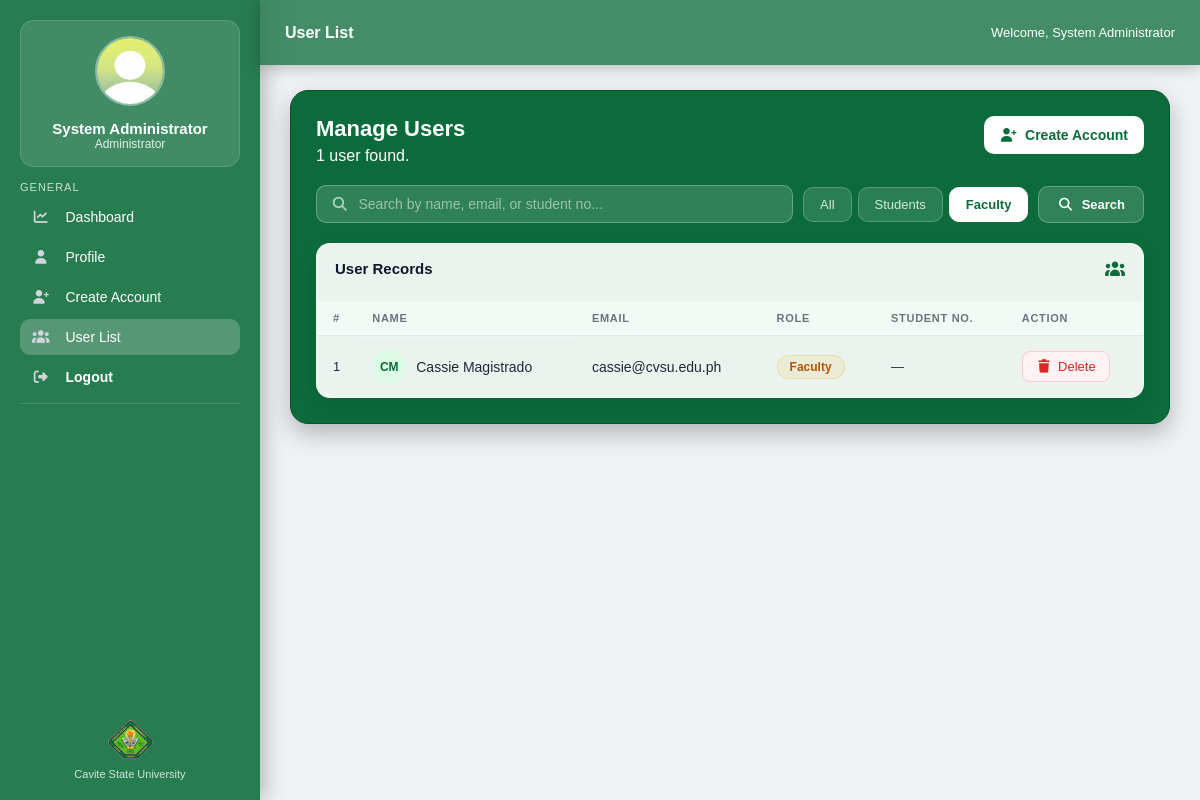
/php/user_list.php?role=faculty (signed in), run on the app's committed database.
### tables this page shows
CREATE TABLE `users` (
  `user_id` int(11) NOT NULL,
  `fullname` varchar(255) NOT NULL,
  `email` varchar(255) NOT NULL,
  `password` varchar(255) NOT NULL,
  `role` enum('student','faculty','admin') NOT NULL,
  `profile_picture` varchar(255) DEFAULT NULL
);

### php/user_list.php (the view, shortened to what this page needs)
<?php
include("../includes/db.php");
$admin_id = (int) $_SESSION['user_id'];
$detect = mysqli_query($conn, "SELECT role FROM users WHERE role IN ('professor','faculty') LIMIT 1");
$detected = mysqli_fetch_assoc($detect);
$faculty_role = $detected['role'] ?? 'professor';
$filter_role  = $_GET['role'] ?? 'all';
$search_query = trim($_GET['search'] ?? '');
$sql = "
SELECT
    users.user_id, users.fullname, users.email, users.role, users.profile_picture,
    students.student_number, students.program,
    faculties.department
FROM users
LEFT JOIN students  ON users.user_id = students.user_id
LEFT JOIN faculties ON users.user_id = faculties.user_id
WHERE users.role != 'admin'
";
$params = []; $types = "";
if ($filter_role !== 'all' && in_array($filter_role, ['student', 'professor', 'faculty'])) {
    $sql .= " AND users.role = ?";
    $params[] = $filter_role; $types .= "s";
}
$sql .= " ORDER BY users.role ASC, users.fullname ASC";
$stmt = mysqli_prepare($conn, $sql);
if (!empty($params)) mysqli_stmt_bind_param($stmt, $types, ...$params);
mysqli_stmt_execute($stmt);
$result = mysqli_stmt_get_result($stmt);
$users = [];
while ($row = mysqli_fetch_assoc($result)) $users[] = $row;
$admin_stmt = mysqli_prepare($conn, "SELECT fullname, profile_picture FROM users WHERE user_id = ?");
mysqli_stmt_bind_param($admin_stmt, "i", $admin_id);
mysqli_stmt_execute($admin_stmt);
$admin_data = mysqli_fetch_assoc(mysqli_stmt_get_result($admin_stmt));
$default_image   = "../media/images.jpg";
$profile_picture = $default_image;
function e(string $v): string { return htmlspecialchars($v, ENT_QUOTES, 'UTF-8'); }
?>
<!DOCTYPE html>
<html lang="en">
<head>
    <link rel="stylesheet" href="../css/studentDashBoard.css">
    <link rel="stylesheet" href="../css/user_list.css">
    <link rel="stylesheet" href="../fonts/css/all.min.css">
</head>
<body>
<div class="sidebar">
    <div>
        <div class="profile">
            <img src="<?php echo e($profile_picture); ?>" alt="Profile Picture">
            <h3><?php echo e($admin_data['fullname']); ?></h3>
            <p>Administrator</p>
        </div>
        <div class="section-title">GENERAL</div>
        <div class="nav">
            <a href="admindashboard.php"><i class="fa-solid fa-chart-line"></i> Dashboard</a>
            <a href="adminprofile.php"><i class="fa-solid fa-user"></i> Profile</a>
            <a href="create_account.php"><i class="fa-solid fa-user-plus"></i> Create Account</a>
            <a class="active" href="user_list.php"><i class="fa-solid fa-users"></i> User List</a>
            <a href="logout.php" class="logout-btn"><i class="fa-solid fa-right-from-bracket"></i> Logout</a>
        </div>
        <div class="divider"></div>
    </div>
    <div class="sidebar-footer">
        <img src="../media/cvsulogo.png" alt="CvSU Logo">
        <p>Cavite State University</p>
    </div>
</div>
<div class="header">
    <h2>User List</h2>
    <div class="user-box">Welcome, <?php echo e($admin_data['fullname']); ?></div>
</div>
<div class="main">
<div class="dashboard-container admin-dashboard">
    <div class="admin-dashboard-heading">
        <div>
            <h3>Manage Users</h3>
            <?php echo count($users); ?> user<?php echo count($users) !== 1 ? 's' : ''; ?> found.</p>
        </div>
        <a href="create_account.php" class="admin-action-btn">
            <i class="fa-solid fa-user-plus"></i> Create Account
        </a>
    </div>
    <form class="mu-filters" method="GET" action="user_list.php">
        <div class="mu-search">
            <i class="fa-solid fa-magnifying-glass"></i>
            <input type="text" name="search" placeholder="Search by name, email, or student no..."
                   value="<?php echo e($search_query); ?>">
        </div>
        <div class="mu-role-tabs">
            <a href="user_list.php?role=all<?php echo $search_query ? '&search='.urlencode($search_query) : ''; ?>"
               class="role-tab <?php echo $filter_role === 'all' ? 'active' : ''; ?>">All</a>
            <a href="user_list.php?role=student<?php echo $search_query ? '&search='.urlencode($search_query) : ''; ?>"
               class="role-tab <?php echo $filter_role === 'student' ? 'active' : ''; ?>">Students</a>
            <a href="user_list.php?role=<?php echo e($faculty_role); ?><?php echo $search_query ? '&search='.urlencode($search_query) : ''; ?>"
               class="role-tab <?php echo $filter_role === $faculty_role ? 'active' : ''; ?>">Faculty</a>
        </div>
        <button type="submit" class="mu-search-btn">
            <i class="fa-solid fa-magnifying-glass"></i> Search
        </button>
    </form>
    <div class="admin-panel" style="padding: 0; overflow: hidden;">
        <div class="admin-panel-header" style="padding: 16px 18px 14px;">
            <h4>User Records</h4>
            <i class="fa-solid fa-users"></i>
        </div>
        <div class="mu-table-wrap">
            <?php if (empty($users)): ?>
                <div class="mu-empty">
                    <i class="fa-solid fa-users-slash"></i>
                    <p>No users found.</p>
                </div>
            <?php else: ?>
            <table class="mu-table">
                <thead>
                    <tr>
                        <th>#</th>
                        <th>Name</th>
                        <th>Email</th>
                        <th>Role</th>
                        <th>Student No.</th>
                        <th>Action</th>
                    </tr>
                </thead>
                <tbody>
                <?php foreach ($users as $i => $user): ?>
                    <tr id="row-<?php echo (int)$user['user_id']; ?>">
                        <td class="td-num"><?php echo $i + 1; ?></td>
                        <td class="td-name">
                            <div class="user-avatar">
                                <?php
                                $words    = explode(' ', trim($user['fullname']));
                                $initials = strtoupper(
                                    ($words[0][0] ?? '') . ($words[1][0] ?? '')
                                );
                                echo e($initials);
                                ?>
                            </div>
                            <span><?php echo e($user['fullname']); ?></span>
                        </td>
                        <td><?php echo e($user['email']); ?></td>
                        <td>
                            <span class="role-badge role-<?php echo e($user['role']); ?>">
                                <?php echo ucfirst(e($user['role'])); ?>
                            </span>
                        </td>
                        <td class="td-details">
                            <?php if ($user['role'] === 'student'): ?>
                                <?php echo e($user['student_number'] ?? '—'); ?>
                            <?php else: ?>
                                —
                            <?php endif; ?>
                        </td>
                        <td>
                            <button class="delete-btn"
                                onclick="confirmDelete(<?php echo (int)$user['user_id']; ?>, '<?php echo e(addslashes($user['fullname'])); ?>')">
                                <i class="fa-solid fa-trash"></i> Delete
                            </button>
                        </td>
                    </tr>
                <?php endforeach; ?>
                </tbody>
            </table>
            <?php endif; ?>
        </div>
    </div>
</div>
</div>
</body>
</html>

### css/studentDashBoard.css (style rules this page uses)
* { margin:0; padding:0; box-sizing:border-box; font-family:Arial, sans-serif; }
body { display:flex; min-height:100vh; overflow-x:hidden; background:whitesmoke; background-size:cover; background-position:center; color:#eaf5ef; }
.sidebar { width:260px; min-width:260px; background:rgba(11,107,58,0.88); backdrop-filter:blur(14px); color:white; padding:20px; display:flex; flex-direction:column; justify-content:space-between; box-shadow:5px 0 20px rgba(0,0,0,0.25); z-index:1000; position:relative; }
.profile { background:rgba(255,255,255,0.12); padding:15px; border-radius:14px; text-align:center; margin-bottom:14px; border:1px solid rgba(255,255,255,0.15); }
.profile img { width:70px; height:70px; border-radius:50%; margin-bottom:10px; border:2px solid rgba(255,255,255,0.4); }
.profile h3 { font-size:15px; }
.profile p { font-size:12px; opacity:0.85; }
.section-title { font-size:11px; letter-spacing:1px; opacity:0.75; margin:14px 0 6px; }
.nav { display:flex; flex-direction:column; gap:4px; }
.nav a { color:white; text-decoration:none; padding:10px 12px; border-radius:10px; font-size:14px; display:flex; gap:8px; align-items:center; transition:0.25s; margin:0; }
.active { background:rgba(255,255,255,0.22); }
.divider { height:1px; background:rgba(255,255,255,0.15); margin:8px 0; }
.sidebar-footer { text-align:center; padding-top:10px; }
.sidebar-footer img { width:45px; margin-bottom:5px; }
.sidebar-footer p { font-size:11px; opacity:0.8; }
.header { position:fixed; z-index:1000; top:0; left:260px; right:0; height:65px; background:rgba(11,107,58,0.75); backdrop-filter:blur(14px); display:flex; align-items:center; justify-content:space-between; padding:0 25px; box-shadow:0 2px 15px rgba(0,0,0,0.25); }
.header h2 { font-size:16px; color:white; }
.user-box { font-size:13px; color:white; }
.main { flex:1; padding:90px 30px 30px; animation:fadeIn 0.35s ease-out; will-change:transform, opacity; }
.dashboard-container { background:#0b6b3a; color:white; border-radius:18px; padding:25px; border:1px solid #09522c; box-shadow:0 10px 25px rgba(0,0,0,0.25); }
.logout-btn { color: #ff4d4d; font-weight: bold; }
.nav a i { margin-right: 8px; color: #d1d5db; }

### data on the page
users: fullname "System Administrator"
users: fullname "CM", fullname "Cassie Magistrado", email "cassie@cvsu.edu.ph", role "Faculty"

### other printed values
count($users) "1"
